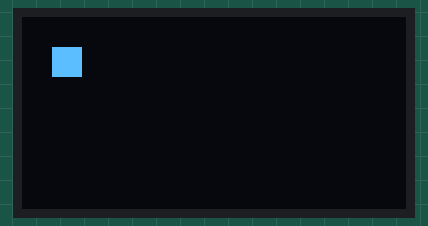
Simulated run of this sketch. Board: Arduino Uno, built with avr-gcc and run on an emulated ATmega328P. On the bench: 128×64 one-colour display.

Above: at 0.06 s.
At 4.92 s:
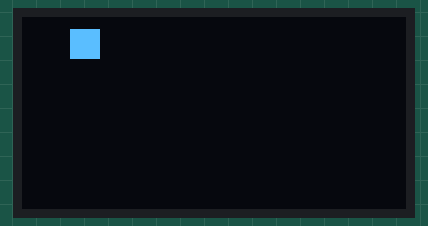
At 9.92 s:
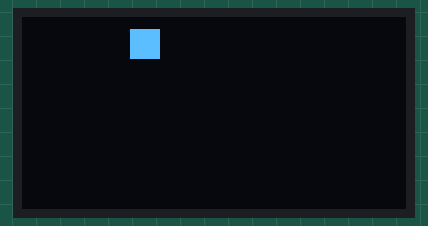
At 19.92 s:
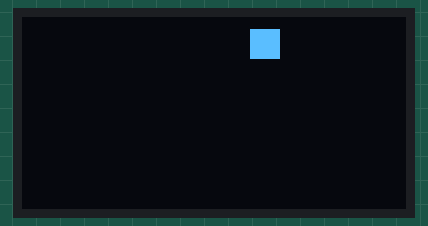
At 29.92 s:
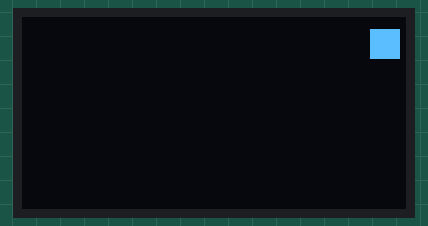
At 39.92 s:
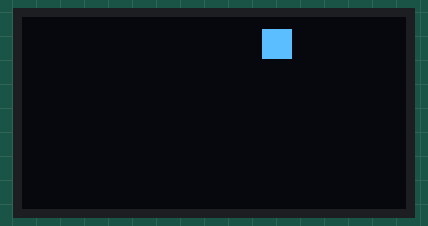

The sketch:

square.ino
```cpp
#include <Wire.h>
#include <Adafruit_GFX.h>
#include <Adafruit_SSD1306.h>

// Configuración de la pantalla OLED
#define SCREEN_WIDTH 128
#define SCREEN_HEIGHT 64
#define OLED_ADDRESS 0x3C

Adafruit_SSD1306 display(SCREEN_WIDTH, SCREEN_HEIGHT, &Wire, -1);

// Configuración del cuadrado
int x = 10;          // Posición inicial en X
int y = 10;          // Posición inicial en Y
int size = 10;       // Tamaño del cuadrado
int speedX = 2;      // Velocidad en X
int speedY = 2;      // Velocidad en Y

void setup() {
    Serial.begin(115200);

    // Inicializar pantalla OLED
    if (!display.begin(SSD1306_SWITCHCAPVCC, OLED_ADDRESS)) {
        Serial.println(F("Error al iniciar pantalla OLED"));
        for (;;);
    }

    display.clearDisplay();
}

void loop() {
    display.clearDisplay(); // Borra la pantalla en cada frame

    // Dibujar el cuadrado
    display.fillRect(x, y, size, size, SSD1306_WHITE);

    // Mostrar en pantalla
    display.display();

    // Actualizar posición
    x += speedX;
    y += speedY;

    // Rebote en los bordes horizontales
    if (x <= 0 || x + size >= SCREEN_WIDTH) {
        speedX = -speedX; // Invertir dirección en X
    }

    // Rebote en los bordes verticales
    if (y <= 0 || y + size >= SCREEN_HEIGHT) {
        speedY = -speedY; // Invertir dirección en Y
    }

    delay(20); // Controla la velocidad del movimiento
}
```
